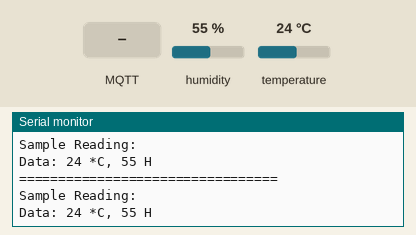
This sketch was run on a simulated ESP8266 (NodeMCU). Shown: the last lines printed to the serial monitor. Inputs (shaded band) come from the test bench; at power-on: humidity 55 %, temperature 24 °C. WiFi joins after 1.5 s; servers stay silent unless stated; random numbers use the default seed unless the sketch sets one; no MQTT or app messages arrive unless stated.

Above: at 3.9 s.
4.0 s: MQTT message "RoboPRO/iot/led1" arrives on the first subscribed topic
6.1 s: MQTT message "1" arrives on the first subscribed topic
11.4 s: MQTT message "on" arrives on the first subscribed topic
13.7 s: MQTT message "off" arrives on the first subscribed topic
15.3 s: humidity set to 22 %
At 16.1 s:
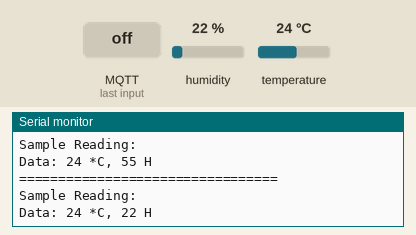
16.8 s: temperature set to 12 °C
At 17.3 s:
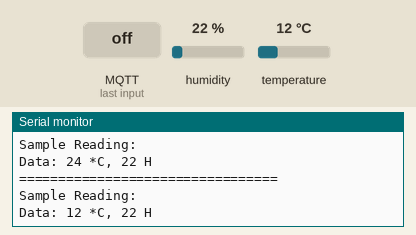

Measured:
- after the input at 15.3 s, the serial monitor: prints a new line after 0.10 s (image 1)
- after the input at 16.8 s, the serial monitor: prints a new line after 0.13 s (image 2)

The sketch:

myduino_iot_kit_dht11_wifi.ino
```cpp
/*  DHT LIBRARY
 *  To use SimpleDHT.h, you need to install the library:
 *  Go to Sketch > Include Library > Manage Libraries...
 *  Search for 'SimpleDHT' and Install SimpleDHT by Winlin
 *
 *  PIN CONNECTION
 *  NodeMCU 3v3 -> DHT11 5v
 *  NodeMCU GND -> DHT11 GND
 *  NodeMCU D3 -> DHT11 D
 *
 *  WIFI LIBRARY
 *  To use SimpleDHT.h, you need to install the library:
 *  Go to Sketch > Include Library > Manage Libraries...
 *  Search for 'MQTT' and Install MQTT by Joel Gaehwiler
*/
#include <SimpleDHT.h>
#include "ESP8266WiFi.h"
#include <MQTT.h>

#define WIFI_SSID             "xxxxxxxx"
#define WIFI_PASSWORD         "yyyyyyyy"
#define MQTT_HOST             "broker.hivemq.com"
#define MQTT_PREFIX_TOPIC     "FSKM/iot"
#define MQTT_PUBLISH_TOPIC1    "/temp"
#define MQTT_PUBLISH_TOPIC2    "/humid"
#define MQTT_SUBSCRIBE_TOPIC1  "/led1"

WiFiClient net;
MQTTClient mqtt(1024);
unsigned long lastMillis = millis();
int pinDHT11 = D3;
int led1_pin = D4;
SimpleDHT11 dht11(pinDHT11);

void setup() {
  Serial.begin(115200);
}

void loop() {
  mqtt.loop(); // execute mqtt protocol
  delay(10);  // fixes some issues with WiFi stability

  // check WiFi status, if not connected, then connect
  if (WiFi.status() != WL_CONNECTED) {
    connectToWiFi();
  }

  // check MQTT broker status, if not connected, then connect
  if (!mqtt.connected()) {
    connectToMqttBroker();
  }


  // start working...
  Serial.println("=================================");
  Serial.println("Sample Reading:");

  // initialize variables
  byte temperature = 0;
  byte humidity = 0;

  // read from sensor
  dht11.read(&temperature, &humidity, NULL);

  // print sensor readings
  Serial.print("Data: ");
  Serial.print((int)temperature); Serial.print(" *C, ");
  Serial.print((int)humidity); Serial.println(" H");

  if (millis() - lastMillis > 10000) { // publish every 10 seconds
    lastMillis = millis();

    // construct data into json format
    String dataInJson = "{";
    dataInJson += "\"temperature\":" + String(temperature) + ",";
    dataInJson += "\"humidity\":" + String(humidity);
    dataInJson += "}";

    Serial.println("Data to Publish: " + dataInJson);
    Serial.println("Length of Data: " + String(dataInJson.length()));
    Serial.println("Publish to: " + String(MQTT_PREFIX_TOPIC) + String(MQTT_PUBLISH_TOPIC1));

    // publish data to MQTT Broker
    mqtt.publish(String(MQTT_PREFIX_TOPIC) + String(MQTT_PUBLISH_TOPIC1), dataInJson);
  }

  // DHT11 sampling rate is 1HZ.
  delay(1500);
}

void connectToWiFi() {
  Serial.print("Connecting to Wi-Fi '" + String(WIFI_SSID) + "' ...");

  // Connect to WiFi
  WiFi.begin(WIFI_SSID, WIFI_PASSWORD);

  // while wifi not connected yet, print '.'
  // then after it connected, get out of the loop
  Serial.println("Connecting to WiFi...");
  while (WiFi.status() != WL_CONNECTED) {
     delay(500);
     Serial.print(".");
  }
  //print a new line, then print WiFi connected and the IP address
  Serial.println("");
  Serial.println("WiFi connected");
  // Print the IP address
  Serial.println(WiFi.localIP());
}

void messageReceived(String &topic, String &payload) {
  Serial.println("Incoming Status from topic " + topic + ": " + payload);
  Serial.println();

  if(topic.equals("RoboPRO/iot/led1") && payload.equals("1"))
    digitalWrite(led1_pin, HIGH);
  else if(topic.equals("RoboPRO/iot/led1") && payload.equals("0"))
    digitalWrite(led1_pin, LOW);

}

void connectToMqttBroker(){
  Serial.print("Connecting to '" + String(WIFI_SSID) + "' ...");

  mqtt.begin(MQTT_HOST, net);
  mqtt.onMessage(messageReceived);

  String uniqueString = String(WIFI_SSID) + "-" + String(random(1, 98)) + String(random(99, 999));
  char uniqueClientID[uniqueString.length() + 1];

  uniqueString.toCharArray(uniqueClientID, uniqueString.length() + 1);

  while (!mqtt.connect(uniqueClientID)) {
    Serial.print(".");
    delay(500);
  }

  Serial.println(" connected!");

  Serial.println("Subscribe to: " + String(MQTT_PREFIX_TOPIC) + String(MQTT_SUBSCRIBE_TOPIC1));
  mqtt.subscribe(String(MQTT_PREFIX_TOPIC) + String(MQTT_SUBSCRIBE_TOPIC1));

}
```
